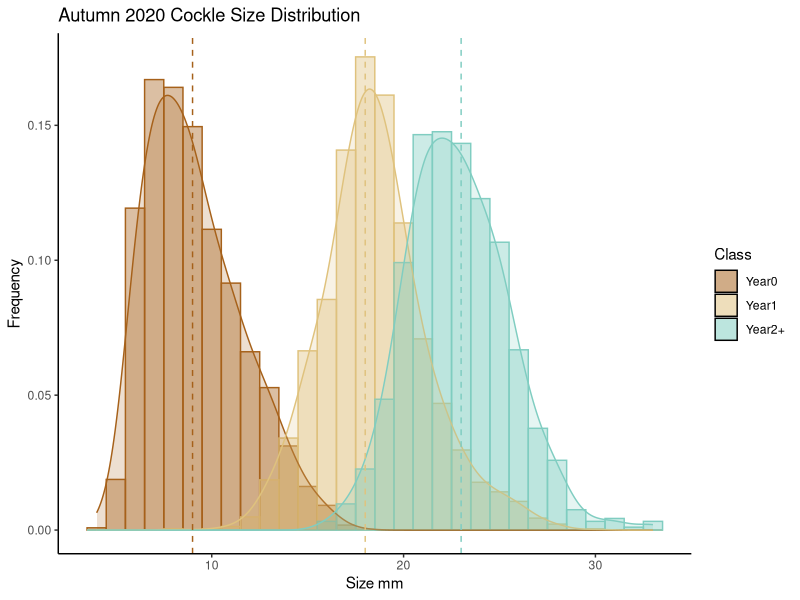

Reproduce this figure in R.
# load libraries
library(tidyverse)

# import data
temp_sizes <- read.csv("data/temp_sizes.csv")

# select sizes relavent to season
sizes <- temp_sizes %>%
  select("length", "y0", "y1", "y2") %>%
  gather(year_class, quantity, "y0", "y1", "y2") 

# produce new vectors for individual sizes
temp_length <- rep(sizes$length, times = sizes$quantity) 
temp_class <- rep(sizes$year_class, times = sizes$quantity)

# new data frame for plots
temp_sizes_df <- data.frame(temp_length, temp_class)

# calculate means for each year class 
mu <- temp_sizes_df %>% group_by(temp_class) %>% summarize(grp_med = median(temp_length))

head(mu)

# plot 
p <- ggplot(temp_sizes_df, aes(x=temp_length, color=temp_class, fill=temp_class, position="dodge")) +  geom_histogram(aes(y=..density..), binwidth = 1.0, alpha=0.4, position="identity") + geom_density(alpha=0.2, bw = 0.75) + geom_vline(data = mu, aes(xintercept=grp_med, colour = temp_class), linetype = "dashed") + scale_color_manual(values=c("#a6611a","#dfc27d","#80cdc1"), guide = FALSE)  + scale_fill_manual(name = "Class",labels = c("Year0", "Year1", "Year2+"), values=c("#a6611a","#dfc27d","#80cdc1")) + theme(legend.position="top") + labs(title="Autumn 2020 Cockle Size Distribution", x="Size mm", y = "Frequency") + theme_classic()

# Open a pdf file
pdf("plots/freq_dist.pdf") 

# 2. Create a plot
p

# Close the pdf file
dev.off()